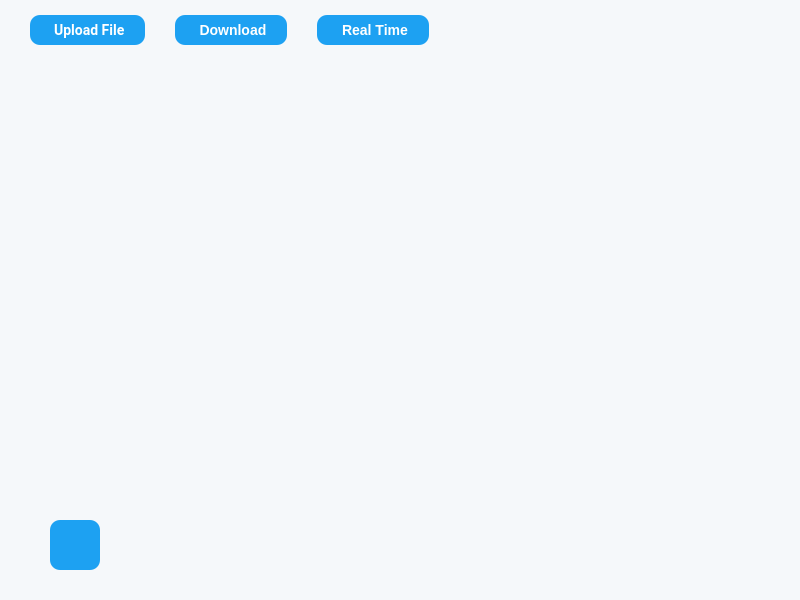
<?xml version="1.0" encoding="UTF-8"?>
<ui version="4.0">
 <class>Window_5</class>
 <widget class="QDialog" name="Window_5">
  <property name="geometry">
   <rect>
    <x>0</x>
    <y>0</y>
    <width>800</width>
    <height>600</height>
   </rect>
  </property>
  <property name="windowTitle">
   <string>Object Detection</string>
  </property>
  <property name="windowIcon">
   <iconset>
    <normaloff>Icon.png</normaloff>Icon.png</iconset>
  </property>
  <property name="styleSheet">
   <string notr="true">background-color: rgb(245, 248, 250);
color: rgb(20, 23, 26);</string>
  </property>
  <widget class="QPushButton" name="backButton">
   <property name="geometry">
    <rect>
     <x>50</x>
     <y>520</y>
     <width>50</width>
     <height>50</height>
    </rect>
   </property>
   <property name="minimumSize">
    <size>
     <width>50</width>
     <height>50</height>
    </size>
   </property>
   <property name="maximumSize">
    <size>
     <width>50</width>
     <height>50</height>
    </size>
   </property>
   <property name="baseSize">
    <size>
     <width>50</width>
     <height>50</height>
    </size>
   </property>
   <property name="focusPolicy">
    <enum>Qt::ClickFocus</enum>
   </property>
   <property name="toolTip">
    <string>Go Back</string>
   </property>
   <property name="styleSheet">
    <string notr="true">#backButton
{
color: #fff;
border-radius: 10%;
font-size: 24px;
font-weight: bold;
background-color: rgb(29, 161,242);
}
#backButton:hover
{
background-color: rgb(50, 119, 194);
}</string>
   </property>
   <property name="text">
    <string/>
   </property>
   <property name="icon">
    <iconset>
     <normaloff>Icons/arrow-left.svg</normaloff>Icons/arrow-left.svg</iconset>
   </property>
   <property name="iconSize">
    <size>
     <width>28</width>
     <height>28</height>
    </size>
   </property>
  </widget>
  <widget class="QPushButton" name="downloadButton">
   <property name="geometry">
    <rect>
     <x>175</x>
     <y>15</y>
     <width>112</width>
     <height>30</height>
    </rect>
   </property>
   <property name="styleSheet">
    <string notr="true">#downloadButton
{
color: #fff;
border-radius: 10%;
font-size: 14px;
font-family: 'Roboto', sans-serif;
font-weight: bold;
background-color: rgb(29, 161,242);
}
#downloadButton:hover
{
background-color: rgb(50, 119, 194);
}</string>
   </property>
   <property name="text">
    <string> Download</string>
   </property>
   <property name="icon">
    <iconset>
     <normaloff>Icons/download.svg</normaloff>Icons/download.svg</iconset>
   </property>
   <property name="iconSize">
    <size>
     <width>12</width>
     <height>12</height>
    </size>
   </property>
  </widget>
  <widget class="QPushButton" name="uploadButton">
   <property name="geometry">
    <rect>
     <x>30</x>
     <y>15</y>
     <width>115</width>
     <height>30</height>
    </rect>
   </property>
   <property name="font">
    <font>
     <family>Roboto</family>
     <pointsize>-1</pointsize>
     <bold>true</bold>
    </font>
   </property>
   <property name="styleSheet">
    <string notr="true">#uploadButton
{
color: #fff;
border-radius: 10%;
font-size: 14px;
font-family: 'Roboto', sans-serif;
font-weight: bold;
background-color: rgb(29, 161,242);
}
#uploadButton:hover
{
background-color: rgb(50, 119, 194);
}</string>
   </property>
   <property name="text">
    <string> Upload File</string>
   </property>
   <property name="icon">
    <iconset>
     <normaloff>Icons/upload.svg</normaloff>Icons/upload.svg</iconset>
   </property>
   <property name="iconSize">
    <size>
     <width>12</width>
     <height>12</height>
    </size>
   </property>
   <property name="default">
    <bool>false</bool>
   </property>
   <property name="flat">
    <bool>false</bool>
   </property>
  </widget>
  <widget class="QPushButton" name="realTimeButton">
   <property name="geometry">
    <rect>
     <x>317</x>
     <y>15</y>
     <width>112</width>
     <height>30</height>
    </rect>
   </property>
   <property name="styleSheet">
    <string notr="true">#realTimeButton
{
color: #fff;
border-radius: 10%;
font-size: 14px;
font-family: 'Roboto', sans-serif;
font-weight: bold;
background-color: rgb(29, 161,242);
}
#realTimeButton:hover
{
background-color: rgb(50, 119, 194);
}</string>
   </property>
   <property name="text">
    <string> Real Time</string>
   </property>
   <property name="icon">
    <iconset>
     <normaloff>Icons/person-video.svg</normaloff>Icons/person-video.svg</iconset>
   </property>
   <property name="iconSize">
    <size>
     <width>12</width>
     <height>12</height>
    </size>
   </property>
  </widget>
 </widget>
 <resources/>
 <connections/>
</ui>
